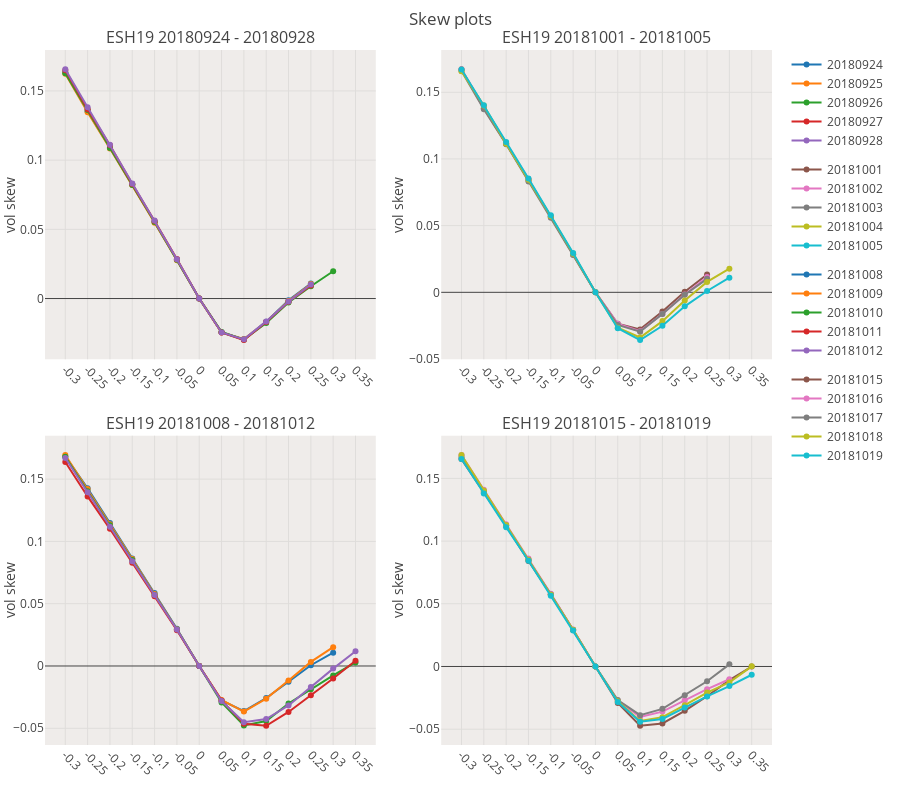
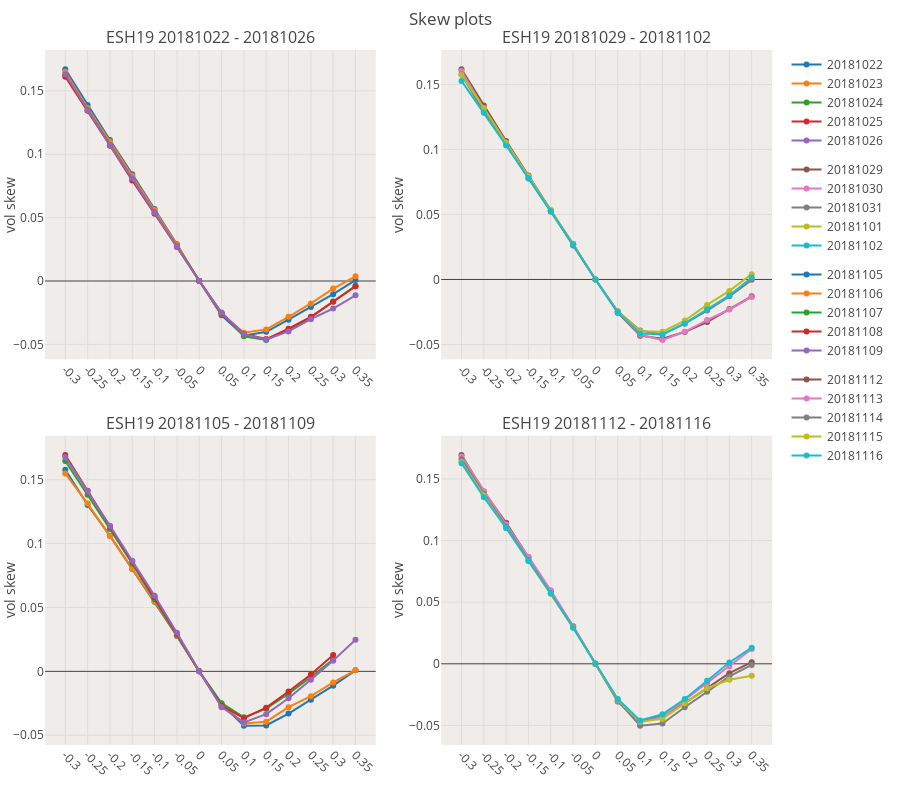
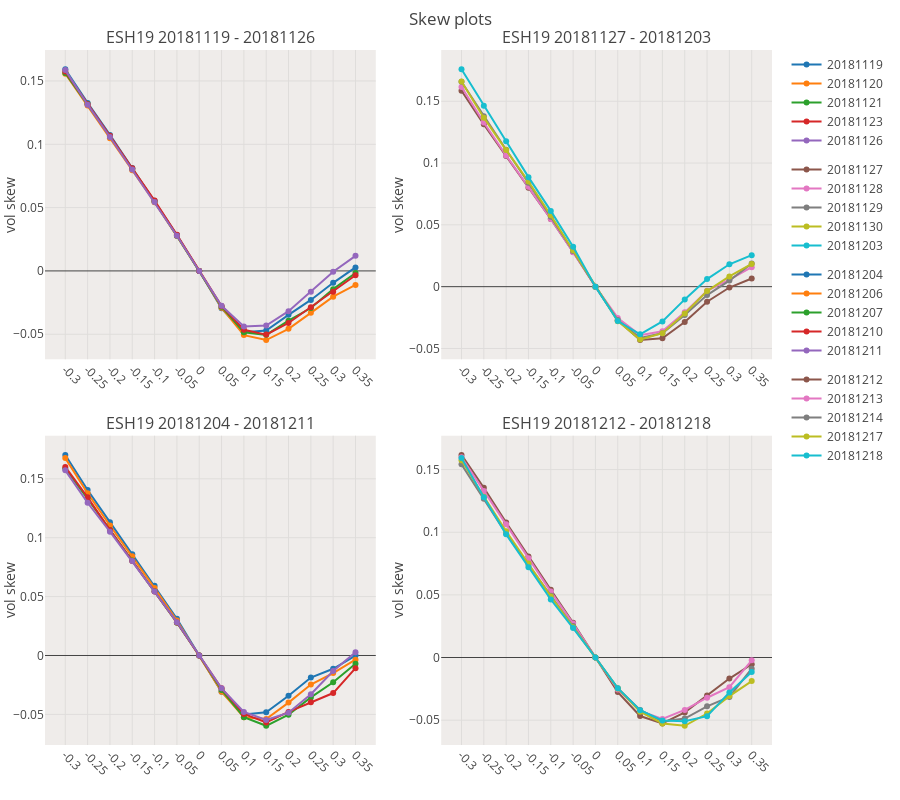
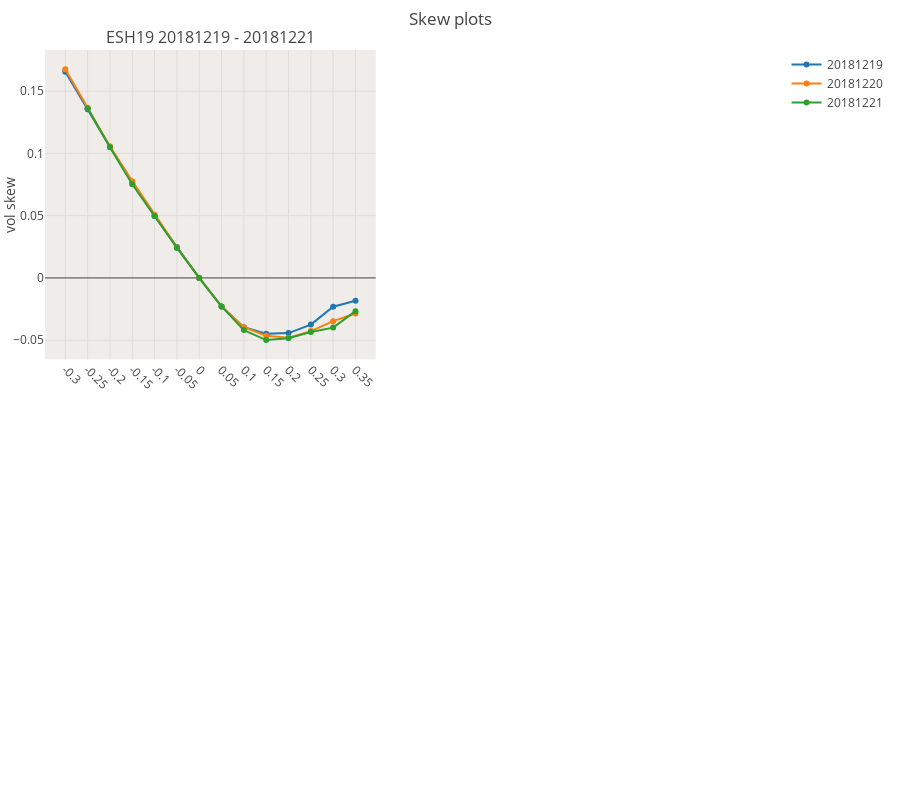

The notebook cell these images were saved under, in order:
### Code cell
grid_plot=True
# clist = [c for c in all_contracts if (c[:2]==f'{SYMBOL_TO_RESEARCH}') & (int(c[-2:])>=19)]
clist = [c for c in df_iv_final.symbol.unique() if (c[:2]==f'{SYMBOL_TO_RESEARCH}') & (int(c[-2:])>=19)]
for c in clist:
    dft = df_iv_final[df_iv_final.symbol==c]
    if len(dft)<=0:
        print(f'no data for symbol {c}')
        continue
    if grid_plot:
        graph_skew_subplots(dft)
    else:
        rls = graph_skew(dft,do_plot=True)

### Figure 1 — Plotly figure (JSON) as saved in the notebook; plotly's stock layout.template omitted (floating-point values rounded to 4 significant figures)
{"data": [{"legendgroup": "c1-1", "name": "20180924", "type": "scatter", "uid": "df2ff6c2-60a9-11ea-8b3d-8c859025e7f9", "x": [-0.3, -0.25, -0.2, -0.15, -0.1, -0.05, 0, 0.05, 0.1, 0.15, 0.2, 0.25, 0.3, 0.35], "xaxis": "x", "y": [0.1635, 0.1353, 0.1089, 0.0826, 0.0554, 0.0281, 0, -0.0244, -0.0296, -0.0167, -0.0013, 0.0109, null, null], "yaxis": "y"}, {"legendgroup": "c1-1", "name": "20180925", "type": "scatter", "uid": "df30578c-60a9-11ea-9c79-8c859025e7f9", "x": [-0.3, -0.25, -0.2, -0.15, -0.1, -0.05, 0, 0.05, 0.1, 0.15, 0.2, 0.25, 0.3, 0.35], "xaxis": "x", "y": [0.1624, 0.1346, 0.1085, 0.082, 0.0548, 0.0276, 0, -0.0246, -0.0292, -0.0169, -0.0018, 0.0105, null, null], "yaxis": "y"}, {"legendgroup": "c1-1", "name": "20180926", "type": "scatter", "uid": "df30eed8-60a9-11ea-a3d0-8c859025e7f9", "x": [-0.3, -0.25, -0.2, -0.15, -0.1, -0.05, 0, 0.05, 0.1, 0.15, 0.2, 0.25, 0.3, 0.35], "xaxis": "x", "y": [0.1628, 0.1362, 0.1087, 0.0821, 0.0553, 0.028, 0, -0.0241, -0.0296, -0.0177, -0.0029, 0.0089, 0.0197, null], "yaxis": "y"}, {"legendgroup": "c1-1", "name": "20180927", "type": "scatter", "uid": "df31fada-60a9-11ea-9a5a-8c859025e7f9", "x": [-0.3, -0.25, -0.2, -0.15, -0.1, -0.05, 0, 0.05, 0.1, 0.15, 0.2, 0.25, 0.3, 0.35], "xaxis": "x", "y": [0.165, 0.1368, 0.1108, 0.0828, 0.056, 0.0286, 0, -0.0245, -0.03, -0.017, -0.0023, 0.0095, null, null], "yaxis": "y"}, {"legendgroup": "c1-1", "name": "20180928", "type": "scatter", "uid": "df329d9e-60a9-11ea-9910-8c859025e7f9", "x": [-0.3, -0.25, -0.2, -0.15, -0.1, -0.05, 0, 0.05, 0.1, 0.15, 0.2, 0.25, 0.3, 0.35], "xaxis": "x", "y": [0.1657, 0.1382, 0.1112, 0.0832, 0.0563, 0.0284, 0, -0.0245, -0.0295, -0.0165, -0.0022, 0.0101, null, null], "yaxis": "y"}, {"legendgroup": "c1-2", "name": "20181001", "type": "scatter", "uid": "df33dc88-60a9-11ea-a06e-8c859025e7f9", "x": [-0.3, -0.25, -0.2, -0.15, -0.1, -0.05, 0, 0.05, 0.1, 0.15, 0.2, 0.25, 0.3, 0.35], "xaxis": "x2", "y": [0.1673, 0.1381, 0.1114, 0.0842, 0.0566, 0.0284, 0, -0.0236, -0.0278, -0.0144, 0.0005, 0.0133, null, null], "yaxis": "y2"}, {"legendgroup": "c1-2", "name": "20181002", "type": "scatter", "uid": "df3451ae-60a9-11ea-b837-8c859025e7f9", "x": [-0.3, -0.25, -0.2, -0.15, -0.1, -0.05, 0, 0.05, 0.1, 0.15, 0.2, 0.25, 0.3, 0.35], "xaxis": "x2", "y": [0.167, 0.1393, 0.112, 0.085, 0.0569, 0.0286, 0, -0.0235, -0.0291, -0.0162, -0.0016, 0.0114, null, null], "yaxis": "y2"}, {"legendgroup": "c1-2", "name": "20181003", "type": "scatter", "uid": "df34be0a-60a9-11ea-aea8-8c859025e7f9", "x": [-0.3, -0.25, -0.2, -0.15, -0.1, -0.05, 0, 0.05, 0.1, 0.15, 0.2, 0.25, 0.3, 0.35], "xaxis": "x2", "y": [0.1659, 0.1373, 0.1111, 0.0831, 0.0559, 0.0279, 0, -0.0245, -0.0295, -0.0163, -0.0018, 0.0101, null, null], "yaxis": "y2"}, {"legendgroup": "c1-2", "name": "20181004", "type": "scatter", "uid": "df35280c-60a9-11ea-89fe-8c859025e7f9", "x": [-0.3, -0.25, -0.2, -0.15, -0.1, -0.05, 0, 0.05, 0.1, 0.15, 0.2, 0.25, 0.3, 0.35], "xaxis": "x2", "y": [0.1658, 0.14, 0.1114, 0.0845, 0.0571, 0.029, 0, -0.0265, -0.0339, -0.0216, -0.0061, 0.0078, 0.0177, null], "yaxis": "y2"}, {"legendgroup": "c1-2", "name": "20181005", "type": "scatter", "uid": "df358b6e-60a9-11ea-8ab9-8c859025e7f9", "x": [-0.3, -0.25, -0.2, -0.15, -0.1, -0.05, 0, 0.05, 0.1, 0.15, 0.2, 0.25, 0.3, 0.35], "xaxis": "x2", "y": [0.1671, 0.1403, 0.1127, 0.0853, 0.0577, 0.0294, 0, -0.0269, -0.0358, -0.0251, -0.0105, 0.001, 0.011, null], "yaxis": "y2"}, {"legendgroup": "c2-1", "name": "20181008", "type": "scatter", "uid": "df3672e2-60a9-11ea-8c4f-8c859025e7f9", "x": [-0.3, -0.25, -0.2, -0.15, -0.1, -0.05, 0, 0.05, 0.1, 0.15, 0.2, 0.25, 0.3, 0.35], "xaxis": "x3", "y": [0.1682, 0.1426, 0.1147, 0.0863, 0.0585, 0.0298, 0, -0.0277, -0.0362, -0.0257, -0.0127, 0.0006, 0.0107, null], "yaxis": "y3"}, {"legendgroup": "c2-1", "name": "20181009", "type": "scatter", "uid": "df36db90-60a9-11ea-ad83-8c859025e7f9", "x": [-0.3, -0.25, -0.2, -0.15, -0.1, -0.05, 0, 0.05, 0.1, 0.15, 0.2, 0.25, 0.3, 0.35], "xaxis": "x3", "y": [0.1694, 0.1421, 0.1138, 0.0858, 0.0578, 0.0295, 0, -0.0273, -0.0366, -0.0262, -0.0116, 0.0033, 0.0151, null], "yaxis": "y3"}, {"legendgroup": "c2-1", "name": "20181010", "type": "scatter", "uid": "df3743e6-60a9-11ea-a6db-8c859025e7f9", "x": [-0.3, -0.25, -0.2, -0.15, -0.1, -0.05, 0, 0.05, 0.1, 0.15, 0.2, 0.25, 0.3, 0.35], "xaxis": "x3", "y": [0.1679, 0.1402, 0.1129, 0.0851, 0.057, 0.0293, 0, -0.0293, -0.0478, -0.0442, -0.0301, -0.0186, -0.0076, 0.0029], "yaxis": "y3"}, {"legendgroup": "c2-1", "name": "20181011", "type": "scatter", "uid": "df37bf1a-60a9-11ea-92d2-8c859025e7f9", "x": [-0.3, -0.25, -0.2, -0.15, -0.1, -0.05, 0, 0.05, 0.1, 0.15, 0.2, 0.25, 0.3, 0.35], "xaxis": "x3", "y": [0.1637, 0.1361, 0.1101, 0.0829, 0.0559, 0.0287, 0, -0.0276, -0.0463, -0.048, -0.0369, -0.0235, -0.01, 0.0042], "yaxis": "y3"}, {"legendgroup": "c2-1", "name": "20181012", "type": "scatter", "uid": "df38263a-60a9-11ea-960c-8c859025e7f9", "x": [-0.3, -0.25, -0.2, -0.15, -0.1, -0.05, 0, 0.05, 0.1, 0.15, 0.2, 0.25, 0.3, 0.35], "xaxis": "x3", "y": [0.167, 0.1394, 0.1118, 0.0841, 0.057, 0.0293, 0, -0.0281, -0.0452, -0.0426, -0.0317, -0.0169, -0.0021, 0.0118], "yaxis": "y3"}, {"legendgroup": "c2-2", "name": "20181015", "type": "scatter", "uid": "df3916c6-60a9-11ea-84be-8c859025e7f9", "x": [-0.3, -0.25, -0.2, -0.15, -0.1, -0.05, 0, 0.05, 0.1, 0.15, 0.2, 0.25, 0.3, 0.35], "xaxis": "x4", "y": [0.1654, 0.1385, 0.1122, 0.0841, 0.0576, 0.0291, 0, -0.0291, -0.0473, -0.0454, -0.0354, -0.0237, -0.0109, -0.0001], "yaxis": "y4"}, {"legendgroup": "c2-2", "name": "20181016", "type": "scatter", "uid": "df398462-60a9-11ea-a6d7-8c859025e7f9", "x": [-0.3, -0.25, -0.2, -0.15, -0.1, -0.05, 0, 0.05, 0.1, 0.15, 0.2, 0.25, 0.3, 0.35], "xaxis": "x4", "y": [0.1687, 0.141, 0.1135, 0.0861, 0.058, 0.0295, 0, -0.0271, -0.0403, -0.036, -0.027, -0.0181, -0.0102, null], "yaxis": "y4"}, {"legendgroup": "c2-2", "name": "20181017", "type": "scatter", "uid": "df39fd3e-60a9-11ea-8e36-8c859025e7f9", "x": [-0.3, -0.25, -0.2, -0.15, -0.1, -0.05, 0, 0.05, 0.1, 0.15, 0.2, 0.25, 0.3, 0.35], "xaxis": "x4", "y": [0.167, 0.1396, 0.1125, 0.0852, 0.0574, 0.0291, 0, -0.0268, -0.0388, -0.0338, -0.0229, -0.0118, 0.0017, null], "yaxis": "y4"}, {"legendgroup": "c2-2", "name": "20181018", "type": "scatter", "uid": "df3a65f8-60a9-11ea-bc7e-8c859025e7f9", "x": [-0.3, -0.25, -0.2, -0.15, -0.1, -0.05, 0, 0.05, 0.1, 0.15, 0.2, 0.25, 0.3, 0.35], "xaxis": "x4", "y": [0.1687, 0.1404, 0.1128, 0.0851, 0.0572, 0.0292, 0, -0.0277, -0.0434, -0.0404, -0.0309, -0.0208, -0.0127, 0.0001], "yaxis": "y4"}, {"legendgroup": "c2-2", "name": "20181019", "type": "scatter", "uid": "df3ad63a-60a9-11ea-9d20-8c859025e7f9", "x": [-0.3, -0.25, -0.2, -0.15, -0.1, -0.05, 0, 0.05, 0.1, 0.15, 0.2, 0.25, 0.3, 0.35], "xaxis": "x4", "y": [0.1655, 0.138, 0.1111, 0.0843, 0.0564, 0.0286, 0, -0.0284, -0.044, -0.0419, -0.0327, -0.0239, -0.0156, -0.0066], "yaxis": "y4"}], "layout": {"annotations": [{"font": {"size": 16}, "showarrow": false, "text": "ESH19 20180924 - 20180928", "x": 0.2275, "xanchor": "center", "xref": "paper", "y": 1, "yanchor": "bottom", "yref": "paper"}, {"font": {"size": 16}, "showarrow": false, "text": "ESH19 20181001 - 20181005", "x": 0.7725, "xanchor": "center", "xref": "paper", "y": 1, "yanchor": "bottom", "yref": "paper"}, {"font": {"size": 16}, "showarrow": false, "text": "ESH19 20181008 - 20181012", "x": 0.2275, "xanchor": "center", "xref": "paper", "y": 0.445, "yanchor": "bottom", "yref": "paper"}, {"font": {"size": 16}, "showarrow": false, "text": "ESH19 20181015 - 20181019", "x": 0.7725, "xanchor": "center", "xref": "paper", "y": 0.445, "yanchor": "bottom", "yref": "paper"}], "autosize": true, "bargap": 0.05, "font": {"family": "Open Sans, sans-serif"}, "height": 800, "hovermode": "x", "margin": {"b": 55, "l": 45, "r": 15, "t": 50}, "plot_bgcolor": "#EFECEA", "showlegend": true, "title": "Skew plots<br>", "width": 900, "xaxis": {"anchor": "y", "domain": [0, 0.455], "tickangle": 45, "ticktext": [-0.3, -0.25, -0.2, -0.15, -0.1, -0.05, 0, 0.05, 0.1, 0.15, 0.2, 0.25, 0.3, 0.35], "tickvals": [-0.3, -0.25, -0.2, -0.15, -0.1, -0.05, 0, 0.05, 0.1, 0.15, 0.2, 0.25, 0.3, 0.35], "type": "category"}, "xaxis2": {"anchor": "y2", "domain": [0.545, 1], "tickangle": 45, "ticktext": [-0.3, -0.25, -0.2, -0.15, -0.1, -0.05, 0, 0.05, 0.1, 0.15, 0.2, 0.25, 0.3, 0.35], "tickvals": [-0.3, -0.25, -0.2, -0.15, -0.1, -0.05, 0, 0.05, 0.1, 0.15, 0.2, 0.25, 0.3, 0.35], "type": "category"}, "xaxis3": {"anchor": "y3", "domain": [0, 0.455], "tickangle": 45, "ticktext": [-0.3, -0.25, -0.2, -0.15, -0.1, -0.05, 0, 0.05, 0.1, 0.15, 0.2, 0.25, 0.3, 0.35], "tickvals": [-0.3, -0.25, -0.2, -0.15, -0.1, -0.05, 0, 0.05, 0.1, 0.15, 0.2, 0.25, 0.3, 0.35], "type": "category"}, "xaxis4": {"anchor": "y4", "domain": [0.545, 1], "tickangle": 45, "ticktext": [-0.3, -0.25, -0.2, -0.15, -0.1, -0.05, 0, 0.05, 0.1, 0.15, 0.2, 0.25, 0.3, 0.35], "tickvals": [-0.3, -0.25, -0.2, -0.15, -0.1, -0.05, 0, 0.05, 0.1, 0.15, 0.2, 0.25, 0.3, 0.35], "type": "category"}, "yaxis": {"anchor": "x", "domain": [0.555, 1], "title": "vol skew"}, "yaxis2": {"anchor": "x2", "domain": [0.555, 1], "title": "vol skew"}, "yaxis3": {"anchor": "x3", "domain": [0, 0.445], "title": "vol skew"}, "yaxis4": {"anchor": "x4", "domain": [0, 0.445], "title": "vol skew"}}}

### Figure 2 — Plotly figure (JSON) as saved in the notebook; plotly's stock layout.template omitted (floating-point values rounded to 4 significant figures)
{"data": [{"legendgroup": "c1-1", "name": "20181022", "type": "scatter", "uid": "df45cce8-60a9-11ea-8b27-8c859025e7f9", "x": [-0.3, -0.25, -0.2, -0.15, -0.1, -0.05, 0, 0.05, 0.1, 0.15, 0.2, 0.25, 0.3, 0.35], "xaxis": "x", "y": [0.1671, 0.1389, 0.1112, 0.0843, 0.0568, 0.029, 0, -0.0271, -0.0431, -0.0401, -0.0305, -0.0205, -0.0104, 0.0007], "yaxis": "y"}, {"legendgroup": "c1-1", "name": "20181023", "type": "scatter", "uid": "df4638cc-60a9-11ea-af21-8c859025e7f9", "x": [-0.3, -0.25, -0.2, -0.15, -0.1, -0.05, 0, 0.05, 0.1, 0.15, 0.2, 0.25, 0.3, 0.35], "xaxis": "x", "y": [0.1651, 0.1365, 0.1101, 0.0831, 0.056, 0.0286, 0, -0.0259, -0.0408, -0.0382, -0.0283, -0.0177, -0.006, 0.0037], "yaxis": "y"}, {"legendgroup": "c1-1", "name": "20181024", "type": "scatter", "uid": "df46a606-60a9-11ea-afe1-8c859025e7f9", "x": [-0.3, -0.25, -0.2, -0.15, -0.1, -0.05, 0, 0.05, 0.1, 0.15, 0.2, 0.25, 0.3, 0.35], "xaxis": "x", "y": [0.1623, 0.1348, 0.107, 0.0806, 0.054, 0.0274, 0, -0.0252, -0.0436, -0.0466, -0.0383, -0.0288, -0.0161, -0.0038], "yaxis": "y"}, {"legendgroup": "c1-1", "name": "20181025", "type": "scatter", "uid": "df471098-60a9-11ea-b684-8c859025e7f9", "x": [-0.3, -0.25, -0.2, -0.15, -0.1, -0.05, 0, 0.05, 0.1, 0.15, 0.2, 0.25, 0.3, 0.35], "xaxis": "x", "y": [0.1611, 0.1344, 0.1069, 0.0793, 0.053, 0.0268, 0, -0.0256, -0.0417, -0.0458, -0.0376, -0.0283, -0.0163, -0.0041], "yaxis": "y"}, {"legendgroup": "c1-1", "name": "20181026", "type": "scatter", "uid": "df478af8-60a9-11ea-aeb9-8c859025e7f9", "x": [-0.3, -0.25, -0.2, -0.15, -0.1, -0.05, 0, 0.05, 0.1, 0.15, 0.2, 0.25, 0.3, 0.35], "xaxis": "x", "y": [0.1632, 0.1347, 0.1071, 0.0808, 0.054, 0.0271, 0, -0.0249, -0.0419, -0.0461, -0.0398, -0.0301, -0.0217, -0.0113], "yaxis": "y"}, {"legendgroup": "c1-2", "name": "20181029", "type": "scatter", "uid": "df499370-60a9-11ea-b941-8c859025e7f9", "x": [-0.3, -0.25, -0.2, -0.15, -0.1, -0.05, 0, 0.05, 0.1, 0.15, 0.2, 0.25, 0.3, 0.35], "xaxis": "x2", "y": [0.1617, 0.1337, 0.1064, 0.0799, 0.0531, 0.027, 0, -0.0255, -0.0432, -0.0456, -0.0404, -0.0327, -0.0227, -0.013], "yaxis": "y2"}, {"legendgroup": "c1-2", "name": "20181030", "type": "scatter", "uid": "df4a5406-60a9-11ea-89bb-8c859025e7f9", "x": [-0.3, -0.25, -0.2, -0.15, -0.1, -0.05, 0, 0.05, 0.1, 0.15, 0.2, 0.25, 0.3, 0.35], "xaxis": "x2", "y": [0.1603, 0.1313, 0.1052, 0.0794, 0.0523, 0.0269, 0, -0.025, -0.0425, -0.0466, -0.0403, -0.0312, -0.0231, -0.0134], "yaxis": "y2"}, {"legendgroup": "c1-2", "name": "20181031", "type": "scatter", "uid": "df4b1ea2-60a9-11ea-ad3e-8c859025e7f9", "x": [-0.3, -0.25, -0.2, -0.15, -0.1, -0.05, 0, 0.05, 0.1, 0.15, 0.2, 0.25, 0.3, 0.35], "xaxis": "x2", "y": [0.1576, 0.1291, 0.104, 0.0776, 0.0523, 0.0261, 0, -0.0245, -0.0393, -0.0423, -0.034, -0.0239, -0.013, -0.0003], "yaxis": "y2"}, {"legendgroup": "c1-2", "name": "20181101", "type": "scatter", "uid": "df4bcbe8-60a9-11ea-ac97-8c859025e7f9", "x": [-0.3, -0.25, -0.2, -0.15, -0.1, -0.05, 0, 0.05, 0.1, 0.15, 0.2, 0.25, 0.3, 0.35], "xaxis": "x2", "y": [0.1573, 0.1319, 0.1052, 0.0793, 0.0534, 0.0275, 0, -0.0248, -0.0399, -0.0402, -0.0316, -0.0196, -0.0088, 0.0041], "yaxis": "y2"}, {"legendgroup": "c1-2", "name": "20181102", "type": "scatter", "uid": "df4c3ee2-60a9-11ea-b6c3-8c859025e7f9", "x": [-0.3, -0.25, -0.2, -0.15, -0.1, -0.05, 0, 0.05, 0.1, 0.15, 0.2, 0.25, 0.3, 0.35], "xaxis": "x2", "y": [0.1527, 0.1283, 0.103, 0.0779, 0.0524, 0.0269, 0, -0.0253, -0.0415, -0.0424, -0.0338, -0.0231, -0.0123, 0.0015], "yaxis": "y2"}, {"legendgroup": "c2-1", "name": "20181105", "type": "scatter", "uid": "df4dbdd8-60a9-11ea-a2c8-8c859025e7f9", "x": [-0.3, -0.25, -0.2, -0.15, -0.1, -0.05, 0, 0.05, 0.1, 0.15, 0.2, 0.25, 0.3, 0.35], "xaxis": "x3", "y": [0.1578, 0.1303, 0.1062, 0.0802, 0.0544, 0.0277, 0, -0.0259, -0.0426, -0.0423, -0.033, -0.0223, -0.0112, 0.0008], "yaxis": "y3"}, {"legendgroup": "c2-1", "name": "20181106", "type": "scatter", "uid": "df4e4fc8-60a9-11ea-a123-8c859025e7f9", "x": [-0.3, -0.25, -0.2, -0.15, -0.1, -0.05, 0, 0.05, 0.1, 0.15, 0.2, 0.25, 0.3, 0.35], "xaxis": "x3", "y": [0.1549, 0.1313, 0.1059, 0.0803, 0.0547, 0.0279, 0, -0.026, -0.0408, -0.0394, -0.028, -0.0194, -0.0087, 0.001], "yaxis": "y3"}, {"legendgroup": "c2-1", "name": "20181107", "type": "scatter", "uid": "df4eb974-60a9-11ea-9cd7-8c859025e7f9", "x": [-0.3, -0.25, -0.2, -0.15, -0.1, -0.05, 0, 0.05, 0.1, 0.15, 0.2, 0.25, 0.3, 0.35], "xaxis": "x3", "y": [0.1646, 0.1382, 0.1114, 0.0842, 0.0565, 0.0286, 0, -0.0249, -0.036, -0.0292, -0.0175, -0.0044, 0.0093, null], "yaxis": "y3"}, {"legendgroup": "c2-1", "name": "20181108", "type": "scatter", "uid": "df4f9574-60a9-11ea-8556-8c859025e7f9", "x": [-0.3, -0.25, -0.2, -0.15, -0.1, -0.05, 0, 0.05, 0.1, 0.15, 0.2, 0.25, 0.3, 0.35], "xaxis": "x3", "y": [0.1694, 0.1414, 0.1134, 0.0859, 0.058, 0.0293, 0, -0.027, -0.0366, -0.0284, -0.0158, -0.0025, 0.0128, null], "yaxis": "y3"}, {"legendgroup": "c2-1", "name": "20181109", "type": "scatter", "uid": "df503fcc-60a9-11ea-ae13-8c859025e7f9", "x": [-0.3, -0.25, -0.2, -0.15, -0.1, -0.05, 0, 0.05, 0.1, 0.15, 0.2, 0.25, 0.3, 0.35], "xaxis": "x3", "y": [0.1677, 0.1412, 0.114, 0.0865, 0.0591, 0.0302, 0, -0.028, -0.0399, -0.0335, -0.0211, -0.0065, 0.0084, 0.0248], "yaxis": "y3"}, {"legendgroup": "c2-2", "name": "20181112", "type": "scatter", "uid": "df513d64-60a9-11ea-aec2-8c859025e7f9", "x": [-0.3, -0.25, -0.2, -0.15, -0.1, -0.05, 0, 0.05, 0.1, 0.15, 0.2, 0.25, 0.3, 0.35], "xaxis": "x4", "y": [0.1695, 0.1398, 0.1144, 0.0866, 0.0591, 0.0304, 0, -0.0306, -0.0473, -0.0423, -0.0319, -0.0195, -0.0076, 0.0013], "yaxis": "y4"}, {"legendgroup": "c2-2", "name": "20181113", "type": "scatter", "uid": "df51aba8-60a9-11ea-82ab-8c859025e7f9", "x": [-0.3, -0.25, -0.2, -0.15, -0.1, -0.05, 0, 0.05, 0.1, 0.15, 0.2, 0.25, 0.3, 0.35], "xaxis": "x4", "y": [0.1683, 0.1401, 0.113, 0.0868, 0.0596, 0.0305, 0, -0.0303, -0.0476, -0.0431, -0.0293, -0.0157, -0.0021, 0.012], "yaxis": "y4"}, {"legendgroup": "c2-2", "name": "20181114", "type": "scatter", "uid": "df5217a2-60a9-11ea-9e4c-8c859025e7f9", "x": [-0.3, -0.25, -0.2, -0.15, -0.1, -0.05, 0, 0.05, 0.1, 0.15, 0.2, 0.25, 0.3, 0.35], "xaxis": "x4", "y": [0.1661, 0.1379, 0.1113, 0.0843, 0.0573, 0.0297, 0, -0.03, -0.0503, -0.0484, -0.0353, -0.0227, -0.0102, -0.0009], "yaxis": "y4"}, {"legendgroup": "c2-2", "name": "20181115", "type": "scatter", "uid": "df52c6e8-60a9-11ea-8260-8c859025e7f9", "x": [-0.3, -0.25, -0.2, -0.15, -0.1, -0.05, 0, 0.05, 0.1, 0.15, 0.2, 0.25, 0.3, 0.35], "xaxis": "x4", "y": [0.1638, 0.1368, 0.1101, 0.0833, 0.0566, 0.0295, 0, -0.0292, -0.047, -0.0447, -0.0321, -0.0198, -0.013, -0.0097], "yaxis": "y4"}, {"legendgroup": "c2-2", "name": "20181116", "type": "scatter", "uid": "df534bb8-60a9-11ea-b704-8c859025e7f9", "x": [-0.3, -0.25, -0.2, -0.15, -0.1, -0.05, 0, 0.05, 0.1, 0.15, 0.2, 0.25, 0.3, 0.35], "xaxis": "x4", "y": [0.1627, 0.1352, 0.1103, 0.0836, 0.0572, 0.0293, 0, -0.0285, -0.046, -0.041, -0.0286, -0.0138, 0.0011, 0.0131], "yaxis": "y4"}], "layout": {"annotations": [{"font": {"size": 16}, "showarrow": false, "text": "ESH19 20181022 - 20181026", "x": 0.2275, "xanchor": "center", "xref": "paper", "y": 1, "yanchor": "bottom", "yref": "paper"}, {"font": {"size": 16}, "showarrow": false, "text": "ESH19 20181029 - 20181102", "x": 0.7725, "xanchor": "center", "xref": "paper", "y": 1, "yanchor": "bottom", "yref": "paper"}, {"font": {"size": 16}, "showarrow": false, "text": "ESH19 20181105 - 20181109", "x": 0.2275, "xanchor": "center", "xref": "paper", "y": 0.445, "yanchor": "bottom", "yref": "paper"}, {"font": {"size": 16}, "showarrow": false, "text": "ESH19 20181112 - 20181116", "x": 0.7725, "xanchor": "center", "xref": "paper", "y": 0.445, "yanchor": "bottom", "yref": "paper"}], "autosize": true, "bargap": 0.05, "font": {"family": "Open Sans, sans-serif"}, "height": 800, "hovermode": "x", "margin": {"b": 55, "l": 45, "r": 15, "t": 50}, "plot_bgcolor": "#EFECEA", "showlegend": true, "title": "Skew plots<br>", "width": 900, "xaxis": {"anchor": "y", "domain": [0, 0.455], "tickangle": 45, "ticktext": [-0.3, -0.25, -0.2, -0.15, -0.1, -0.05, 0, 0.05, 0.1, 0.15, 0.2, 0.25, 0.3, 0.35], "tickvals": [-0.3, -0.25, -0.2, -0.15, -0.1, -0.05, 0, 0.05, 0.1, 0.15, 0.2, 0.25, 0.3, 0.35], "type": "category"}, "xaxis2": {"anchor": "y2", "domain": [0.545, 1], "tickangle": 45, "ticktext": [-0.3, -0.25, -0.2, -0.15, -0.1, -0.05, 0, 0.05, 0.1, 0.15, 0.2, 0.25, 0.3, 0.35], "tickvals": [-0.3, -0.25, -0.2, -0.15, -0.1, -0.05, 0, 0.05, 0.1, 0.15, 0.2, 0.25, 0.3, 0.35], "type": "category"}, "xaxis3": {"anchor": "y3", "domain": [0, 0.455], "tickangle": 45, "ticktext": [-0.3, -0.25, -0.2, -0.15, -0.1, -0.05, 0, 0.05, 0.1, 0.15, 0.2, 0.25, 0.3, 0.35], "tickvals": [-0.3, -0.25, -0.2, -0.15, -0.1, -0.05, 0, 0.05, 0.1, 0.15, 0.2, 0.25, 0.3, 0.35], "type": "category"}, "xaxis4": {"anchor": "y4", "domain": [0.545, 1], "tickangle": 45, "ticktext": [-0.3, -0.25, -0.2, -0.15, -0.1, -0.05, 0, 0.05, 0.1, 0.15, 0.2, 0.25, 0.3, 0.35], "tickvals": [-0.3, -0.25, -0.2, -0.15, -0.1, -0.05, 0, 0.05, 0.1, 0.15, 0.2, 0.25, 0.3, 0.35], "type": "category"}, "yaxis": {"anchor": "x", "domain": [0.555, 1], "title": "vol skew"}, "yaxis2": {"anchor": "x2", "domain": [0.555, 1], "title": "vol skew"}, "yaxis3": {"anchor": "x3", "domain": [0, 0.445], "title": "vol skew"}, "yaxis4": {"anchor": "x4", "domain": [0, 0.445], "title": "vol skew"}}}

### Figure 3 — Plotly figure (JSON) as saved in the notebook; plotly's stock layout.template omitted (floating-point values rounded to 4 significant figures)
{"data": [{"legendgroup": "c1-1", "name": "20181119", "type": "scatter", "uid": "df5feb02-60a9-11ea-ba20-8c859025e7f9", "x": [-0.3, -0.25, -0.2, -0.15, -0.1, -0.05, 0, 0.05, 0.1, 0.15, 0.2, 0.25, 0.3, 0.35], "xaxis": "x", "y": [0.1593, 0.1327, 0.1074, 0.0812, 0.0554, 0.0283, 0, -0.0295, -0.0485, -0.0471, -0.0347, -0.0229, -0.0094, 0.0028], "yaxis": "y"}, {"legendgroup": "c1-1", "name": "20181120", "type": "scatter", "uid": "df60b15e-60a9-11ea-955f-8c859025e7f9", "x": [-0.3, -0.25, -0.2, -0.15, -0.1, -0.05, 0, 0.05, 0.1, 0.15, 0.2, 0.25, 0.3, 0.35], "xaxis": "x", "y": [0.1557, 0.1307, 0.1048, 0.0795, 0.0542, 0.0275, 0, -0.0291, -0.0507, -0.0546, -0.0457, -0.0331, -0.0203, -0.0111], "yaxis": "y"}, {"legendgroup": "c1-1", "name": "20181121", "type": "scatter", "uid": "df616252-60a9-11ea-afc4-8c859025e7f9", "x": [-0.3, -0.25, -0.2, -0.15, -0.1, -0.05, 0, 0.05, 0.1, 0.15, 0.2, 0.25, 0.3, 0.35], "xaxis": "x", "y": [0.1564, 0.1318, 0.1062, 0.0807, 0.0549, 0.0277, 0, -0.0283, -0.0485, -0.0505, -0.0393, -0.0293, -0.0144, -0.0016], "yaxis": "y"}, {"legendgroup": "c1-1", "name": "20181123", "type": "scatter", "uid": "df61d070-60a9-11ea-8b6a-8c859025e7f9", "x": [-0.3, -0.25, -0.2, -0.15, -0.1, -0.05, 0, 0.05, 0.1, 0.15, 0.2, 0.25, 0.3, 0.35], "xaxis": "x", "y": [0.1575, 0.1316, 0.1067, 0.0811, 0.0556, 0.0285, 0, -0.0277, -0.0465, -0.0503, -0.0411, -0.0286, -0.0164, -0.0034], "yaxis": "y"}, {"legendgroup": "c1-1", "name": "20181126", "type": "scatter", "uid": "df623da8-60a9-11ea-9b5c-8c859025e7f9", "x": [-0.3, -0.25, -0.2, -0.15, -0.1, -0.05, 0, 0.05, 0.1, 0.15, 0.2, 0.25, 0.3, 0.35], "xaxis": "x", "y": [0.1586, 0.1313, 0.1058, 0.0801, 0.0544, 0.0278, 0, -0.0275, -0.0438, -0.0431, -0.0318, -0.0165, -0.0007, 0.0119], "yaxis": "y"}, {"legendgroup": "c1-2", "name": "20181127", "type": "scatter", "uid": "df633cc6-60a9-11ea-a4a4-8c859025e7f9", "x": [-0.3, -0.25, -0.2, -0.15, -0.1, -0.05, 0, 0.05, 0.1, 0.15, 0.2, 0.25, 0.3, 0.35], "xaxis": "x2", "y": [0.1585, 0.1313, 0.1056, 0.08, 0.0547, 0.028, 0, -0.0272, -0.0432, -0.0418, -0.0286, -0.0122, -0.0007, 0.0066], "yaxis": "y2"}, {"legendgroup": "c1-2", "name": "20181128", "type": "scatter", "uid": "df63e752-60a9-11ea-946b-8c859025e7f9", "x": [-0.3, -0.25, -0.2, -0.15, -0.1, -0.05, 0, 0.05, 0.1, 0.15, 0.2, 0.25, 0.3, 0.35], "xaxis": "x2", "y": [0.1615, 0.1328, 0.1061, 0.0809, 0.0548, 0.0279, 0, -0.0253, -0.0392, -0.0361, -0.0208, -0.0034, 0.0056, 0.0158], "yaxis": "y2"}, {"legendgroup": "c1-2", "name": "20181129", "type": "scatter", "uid": "df64549e-60a9-11ea-b93b-8c859025e7f9", "x": [-0.3, -0.25, -0.2, -0.15, -0.1, -0.05, 0, 0.05, 0.1, 0.15, 0.2, 0.25, 0.3, 0.35], "xaxis": "x2", "y": [0.1657, 0.1379, 0.1107, 0.084, 0.0565, 0.0289, 0, -0.027, -0.0415, -0.0377, -0.0229, -0.0068, 0.0049, 0.0188], "yaxis": "y2"}, {"legendgroup": "c1-2", "name": "20181130", "type": "scatter", "uid": "df64db80-60a9-11ea-a8c4-8c859025e7f9", "x": [-0.3, -0.25, -0.2, -0.15, -0.1, -0.05, 0, 0.05, 0.1, 0.15, 0.2, 0.25, 0.3, 0.35], "xaxis": "x2", "y": [0.1659, 0.1367, 0.1105, 0.085, 0.0577, 0.0294, 0, -0.0279, -0.0428, -0.0376, -0.0217, -0.0036, 0.0083, 0.0184], "yaxis": "y2"}, {"legendgroup": "c1-2", "name": "20181203", "type": "scatter", "uid": "df738f22-60a9-11ea-9c11-8c859025e7f9", "x": [-0.3, -0.25, -0.2, -0.15, -0.1, -0.05, 0, 0.05, 0.1, 0.15, 0.2, 0.25, 0.3, 0.35], "xaxis": "x2", "y": [0.1759, 0.1464, 0.1176, 0.0886, 0.0613, 0.0323, 0, -0.0278, -0.0386, -0.0281, -0.0103, 0.0061, 0.0181, 0.0255], "yaxis": "y2"}, {"legendgroup": "c2-1", "name": "20181204", "type": "scatter", "uid": "df74ba28-60a9-11ea-bbb0-8c859025e7f9", "x": [-0.3, -0.25, -0.2, -0.15, -0.1, -0.05, 0, 0.05, 0.1, 0.15, 0.2, 0.25, 0.3, 0.35], "xaxis": "x3", "y": [0.1703, 0.1405, 0.1132, 0.0859, 0.0593, 0.0312, 0, -0.0308, -0.0501, -0.0482, -0.0342, -0.0187, -0.0113, -0.0001], "yaxis": "y3"}, {"legendgroup": "c2-1", "name": "20181206", "type": "scatter", "uid": "df75531e-60a9-11ea-aeaf-8c859025e7f9", "x": [-0.3, -0.25, -0.2, -0.15, -0.1, -0.05, 0, 0.05, 0.1, 0.15, 0.2, 0.25, 0.3, 0.35], "xaxis": "x3", "y": [0.1676, 0.1378, 0.1104, 0.0843, 0.0573, 0.0297, 0, -0.0308, -0.0524, -0.0539, -0.04, -0.0247, -0.0149, -0.0036], "yaxis": "y3"}, {"legendgroup": "c2-1", "name": "20181207", "type": "scatter", "uid": "df75d048-60a9-11ea-9e11-8c859025e7f9", "x": [-0.3, -0.25, -0.2, -0.15, -0.1, -0.05, 0, 0.05, 0.1, 0.15, 0.2, 0.25, 0.3, 0.35], "xaxis": "x3", "y": [0.1587, 0.1332, 0.1066, 0.0807, 0.0545, 0.0279, 0, -0.0293, -0.0524, -0.0597, -0.0503, -0.0356, -0.0227, -0.0071], "yaxis": "y3"}, {"legendgroup": "c2-1", "name": "20181210", "type": "scatter", "uid": "df764886-60a9-11ea-81f3-8c859025e7f9", "x": [-0.3, -0.25, -0.2, -0.15, -0.1, -0.05, 0, 0.05, 0.1, 0.15, 0.2, 0.25, 0.3, 0.35], "xaxis": "x3", "y": [0.1601, 0.1344, 0.1065, 0.0802, 0.0544, 0.028, 0, -0.0279, -0.0497, -0.0568, -0.0479, -0.0397, -0.0319, -0.0108], "yaxis": "y3"}, {"legendgroup": "c2-1", "name": "20181211", "type": "scatter", "uid": "df76c052-60a9-11ea-9190-8c859025e7f9", "x": [-0.3, -0.25, -0.2, -0.15, -0.1, -0.05, 0, 0.05, 0.1, 0.15, 0.2, 0.25, 0.3, 0.35], "xaxis": "x3", "y": [0.1572, 0.1297, 0.1051, 0.0802, 0.0543, 0.0283, 0, -0.0279, -0.048, -0.0548, -0.0486, -0.0329, -0.0132, 0.0028], "yaxis": "y3"}, {"legendgroup": "c2-2", "name": "20181212", "type": "scatter", "uid": "df77d186-60a9-11ea-b5f9-8c859025e7f9", "x": [-0.3, -0.25, -0.2, -0.15, -0.1, -0.05, 0, 0.05, 0.1, 0.15, 0.2, 0.25, 0.3, 0.35], "xaxis": "x4", "y": [0.1617, 0.1355, 0.1078, 0.0807, 0.054, 0.0277, 0, -0.0276, -0.0467, -0.0526, -0.0438, -0.0304, -0.0168, -0.0054], "yaxis": "y4"}, {"legendgroup": "c2-2", "name": "20181213", "type": "scatter", "uid": "df786510-60a9-11ea-9c8c-8c859025e7f9", "x": [-0.3, -0.25, -0.2, -0.15, -0.1, -0.05, 0, 0.05, 0.1, 0.15, 0.2, 0.25, 0.3, 0.35], "xaxis": "x4", "y": [0.1599, 0.1329, 0.1063, 0.0792, 0.0526, 0.0271, 0, -0.0256, -0.0427, -0.0491, -0.0418, -0.0321, -0.0237, -0.0022], "yaxis": "y4"}, {"legendgroup": "c2-2", "name": "20181214", "type": "scatter", "uid": "df790b14-60a9-11ea-90ad-8c859025e7f9", "x": [-0.3, -0.25, -0.2, -0.15, -0.1, -0.05, 0, 0.05, 0.1, 0.15, 0.2, 0.25, 0.3, 0.35], "xaxis": "x4", "y": [0.1542, 0.1268, 0.0989, 0.0739, 0.0493, 0.0252, 0, -0.0246, -0.0418, -0.051, -0.0487, -0.039, -0.0315, -0.0089], "yaxis": "y4"}, {"legendgroup": "c2-2", "name": "20181217", "type": "scatter", "uid": "df7989b8-60a9-11ea-a09a-8c859025e7f9", "x": [-0.3, -0.25, -0.2, -0.15, -0.1, -0.05, 0, 0.05, 0.1, 0.15, 0.2, 0.25, 0.3, 0.35], "xaxis": "x4", "y": [0.1574, 0.1284, 0.1008, 0.075, 0.0488, 0.0242, 0, -0.0247, -0.0432, -0.0526, -0.0545, -0.0447, -0.0308, -0.0188], "yaxis": "y4"}, {"legendgroup": "c2-2", "name": "20181218", "type": "scatter", "uid": "df7a042e-60a9-11ea-9316-8c859025e7f9", "x": [-0.3, -0.25, -0.2, -0.15, -0.1, -0.05, 0, 0.05, 0.1, 0.15, 0.2, 0.25, 0.3, 0.35], "xaxis": "x4", "y": [0.1593, 0.128, 0.0983, 0.0721, 0.0463, 0.0235, 0, -0.0245, -0.0421, -0.0503, -0.0509, -0.0468, -0.028, -0.0115], "yaxis": "y4"}], "layout": {"annotations": [{"font": {"size": 16}, "showarrow": false, "text": "ESH19 20181119 - 20181126", "x": 0.2275, "xanchor": "center", "xref": "paper", "y": 1, "yanchor": "bottom", "yref": "paper"}, {"font": {"size": 16}, "showarrow": false, "text": "ESH19 20181127 - 20181203", "x": 0.7725, "xanchor": "center", "xref": "paper", "y": 1, "yanchor": "bottom", "yref": "paper"}, {"font": {"size": 16}, "showarrow": false, "text": "ESH19 20181204 - 20181211", "x": 0.2275, "xanchor": "center", "xref": "paper", "y": 0.445, "yanchor": "bottom", "yref": "paper"}, {"font": {"size": 16}, "showarrow": false, "text": "ESH19 20181212 - 20181218", "x": 0.7725, "xanchor": "center", "xref": "paper", "y": 0.445, "yanchor": "bottom", "yref": "paper"}], "autosize": true, "bargap": 0.05, "font": {"family": "Open Sans, sans-serif"}, "height": 800, "hovermode": "x", "margin": {"b": 55, "l": 45, "r": 15, "t": 50}, "plot_bgcolor": "#EFECEA", "showlegend": true, "title": "Skew plots<br>", "width": 900, "xaxis": {"anchor": "y", "domain": [0, 0.455], "tickangle": 45, "ticktext": [-0.3, -0.25, -0.2, -0.15, -0.1, -0.05, 0, 0.05, 0.1, 0.15, 0.2, 0.25, 0.3, 0.35], "tickvals": [-0.3, -0.25, -0.2, -0.15, -0.1, -0.05, 0, 0.05, 0.1, 0.15, 0.2, 0.25, 0.3, 0.35], "type": "category"}, "xaxis2": {"anchor": "y2", "domain": [0.545, 1], "tickangle": 45, "ticktext": [-0.3, -0.25, -0.2, -0.15, -0.1, -0.05, 0, 0.05, 0.1, 0.15, 0.2, 0.25, 0.3, 0.35], "tickvals": [-0.3, -0.25, -0.2, -0.15, -0.1, -0.05, 0, 0.05, 0.1, 0.15, 0.2, 0.25, 0.3, 0.35], "type": "category"}, "xaxis3": {"anchor": "y3", "domain": [0, 0.455], "tickangle": 45, "ticktext": [-0.3, -0.25, -0.2, -0.15, -0.1, -0.05, 0, 0.05, 0.1, 0.15, 0.2, 0.25, 0.3, 0.35], "tickvals": [-0.3, -0.25, -0.2, -0.15, -0.1, -0.05, 0, 0.05, 0.1, 0.15, 0.2, 0.25, 0.3, 0.35], "type": "category"}, "xaxis4": {"anchor": "y4", "domain": [0.545, 1], "tickangle": 45, "ticktext": [-0.3, -0.25, -0.2, -0.15, -0.1, -0.05, 0, 0.05, 0.1, 0.15, 0.2, 0.25, 0.3, 0.35], "tickvals": [-0.3, -0.25, -0.2, -0.15, -0.1, -0.05, 0, 0.05, 0.1, 0.15, 0.2, 0.25, 0.3, 0.35], "type": "category"}, "yaxis": {"anchor": "x", "domain": [0.555, 1], "title": "vol skew"}, "yaxis2": {"anchor": "x2", "domain": [0.555, 1], "title": "vol skew"}, "yaxis3": {"anchor": "x3", "domain": [0, 0.445], "title": "vol skew"}, "yaxis4": {"anchor": "x4", "domain": [0, 0.445], "title": "vol skew"}}}

### Figure 4 — Plotly figure (JSON) as saved in the notebook; plotly's stock layout.template omitted (floating-point values rounded to 4 significant figures)
{"data": [{"legendgroup": "c1-1", "name": "20181219", "type": "scatter", "uid": "df82cfb4-60a9-11ea-a45a-8c859025e7f9", "x": [-0.3, -0.25, -0.2, -0.15, -0.1, -0.05, 0, 0.05, 0.1, 0.15, 0.2, 0.25, 0.3, 0.35], "xaxis": "x", "y": [0.1655, 0.1355, 0.1052, 0.0766, 0.0498, 0.0249, 0, -0.023, -0.0396, -0.0449, -0.0443, -0.0375, -0.0231, -0.0184], "yaxis": "y"}, {"legendgroup": "c1-1", "name": "20181220", "type": "scatter", "uid": "df833a4c-60a9-11ea-851f-8c859025e7f9", "x": [-0.3, -0.25, -0.2, -0.15, -0.1, -0.05, 0, 0.05, 0.1, 0.15, 0.2, 0.25, 0.3, 0.35], "xaxis": "x", "y": [0.1676, 0.1365, 0.1058, 0.0777, 0.0507, 0.0245, 0, -0.0229, -0.0396, -0.0464, -0.048, -0.0427, -0.0347, -0.0286], "yaxis": "y"}, {"legendgroup": "c1-1", "name": "20181221", "type": "scatter", "uid": "df83a6b4-60a9-11ea-90fa-8c859025e7f9", "x": [-0.3, -0.25, -0.2, -0.15, -0.1, -0.05, 0, 0.05, 0.1, 0.15, 0.2, 0.25, 0.3, 0.35], "xaxis": "x", "y": [null, 0.1363, 0.105, 0.0752, 0.0497, 0.0241, 0, -0.0229, -0.0419, -0.0499, -0.0484, -0.0434, -0.0399, -0.0267], "yaxis": "y"}], "layout": {"annotations": [{"font": {"size": 16}, "showarrow": false, "text": "ESH19 20181219 - 20181221", "x": 0.2275, "xanchor": "center", "xref": "paper", "y": 1, "yanchor": "bottom", "yref": "paper"}], "autosize": true, "bargap": 0.05, "font": {"family": "Open Sans, sans-serif"}, "height": 800, "hovermode": "x", "margin": {"b": 55, "l": 45, "r": 15, "t": 50}, "plot_bgcolor": "#EFECEA", "showlegend": true, "title": "Skew plots<br>", "width": 900, "xaxis": {"anchor": "y", "domain": [0, 0.455], "tickangle": 45, "ticktext": [-0.3, -0.25, -0.2, -0.15, -0.1, -0.05, 0, 0.05, 0.1, 0.15, 0.2, 0.25, 0.3, 0.35], "tickvals": [-0.3, -0.25, -0.2, -0.15, -0.1, -0.05, 0, 0.05, 0.1, 0.15, 0.2, 0.25, 0.3, 0.35], "type": "category"}, "xaxis2": {"anchor": "y2", "domain": [0.545, 1]}, "xaxis3": {"anchor": "y3", "domain": [0, 0.455]}, "xaxis4": {"anchor": "y4", "domain": [0.545, 1]}, "yaxis": {"anchor": "x", "domain": [0.555, 1], "title": "vol skew"}, "yaxis2": {"anchor": "x2", "domain": [0.555, 1]}, "yaxis3": {"anchor": "x3", "domain": [0, 0.445]}, "yaxis4": {"anchor": "x4", "domain": [0, 0.445]}}}
